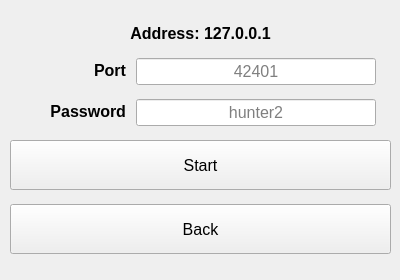
<?xml version="1.0" encoding="UTF-8"?>
<ui version="4.0">
 <class>HostStart</class>
 <widget class="QWidget" name="HostStart">
  <property name="geometry">
   <rect>
    <x>0</x>
    <y>0</y>
    <width>400</width>
    <height>280</height>
   </rect>
  </property>
  <property name="sizePolicy">
   <sizepolicy hsizetype="Fixed" vsizetype="Fixed">
    <horstretch>0</horstretch>
    <verstretch>0</verstretch>
   </sizepolicy>
  </property>
  <property name="minimumSize">
   <size>
    <width>400</width>
    <height>280</height>
   </size>
  </property>
  <property name="windowTitle">
   <string>IshtarSync</string>
  </property>
  <property name="styleSheet">
   <string notr="true">QWidget {
	font: 12pt &quot;Arial&quot;;
}
QLabel {
	font: bold 12pt &quot;Arial&quot;;
}
</string>
  </property>
  <widget class="QWidget" name="verticalLayoutWidget">
   <property name="geometry">
    <rect>
     <x>10</x>
     <y>10</y>
     <width>381</width>
     <height>261</height>
    </rect>
   </property>
   <layout class="QVBoxLayout" name="host_start_layout">
    <property name="spacing">
     <number>0</number>
    </property>
    <item>
     <layout class="QHBoxLayout" name="address_layout">
      <property name="spacing">
       <number>0</number>
      </property>
      <property name="topMargin">
       <number>0</number>
      </property>
      <property name="rightMargin">
       <number>0</number>
      </property>
      <item>
       <widget class="QLabel" name="address">
        <property name="maximumSize">
         <size>
          <width>16777215</width>
          <height>20</height>
         </size>
        </property>
        <property name="font">
         <font>
          <family>Arial</family>
          <pointsize>12</pointsize>
          <weight>75</weight>
          <italic>false</italic>
          <bold>true</bold>
         </font>
        </property>
        <property name="text">
         <string>&lt;html&gt;&lt;head/&gt;&lt;body&gt;&lt;p&gt;&lt;span&gt;Address: 127.0.0.1&lt;/span&gt;&lt;/p&gt;&lt;/body&gt;&lt;/html&gt;</string>
        </property>
        <property name="alignment">
         <set>Qt::AlignCenter</set>
        </property>
       </widget>
      </item>
     </layout>
    </item>
    <item>
     <layout class="QHBoxLayout" name="port_layout">
      <property name="spacing">
       <number>10</number>
      </property>
      <property name="topMargin">
       <number>0</number>
      </property>
      <property name="rightMargin">
       <number>15</number>
      </property>
      <item>
       <widget class="QLabel" name="port_label">
        <property name="maximumSize">
         <size>
          <width>16777215</width>
          <height>20</height>
         </size>
        </property>
        <property name="font">
         <font>
          <family>Arial</family>
          <pointsize>12</pointsize>
          <weight>75</weight>
          <italic>false</italic>
          <bold>true</bold>
         </font>
        </property>
        <property name="text">
         <string>&lt;html&gt;&lt;head/&gt;&lt;body&gt;&lt;p&gt;Port&lt;/p&gt;&lt;/body&gt;&lt;/html&gt;</string>
        </property>
        <property name="alignment">
         <set>Qt::AlignRight|Qt::AlignTrailing|Qt::AlignVCenter</set>
        </property>
        <property name="wordWrap">
         <bool>false</bool>
        </property>
       </widget>
      </item>
      <item>
       <widget class="QLineEdit" name="port">
        <property name="sizePolicy">
         <sizepolicy hsizetype="Fixed" vsizetype="Fixed">
          <horstretch>0</horstretch>
          <verstretch>0</verstretch>
         </sizepolicy>
        </property>
        <property name="minimumSize">
         <size>
          <width>240</width>
          <height>0</height>
         </size>
        </property>
        <property name="baseSize">
         <size>
          <width>0</width>
          <height>0</height>
         </size>
        </property>
        <property name="font">
         <font>
          <family>Arial</family>
          <pointsize>12</pointsize>
          <weight>50</weight>
          <italic>false</italic>
          <bold>false</bold>
         </font>
        </property>
        <property name="text">
         <string/>
        </property>
        <property name="maxLength">
         <number>2000</number>
        </property>
        <property name="alignment">
         <set>Qt::AlignCenter</set>
        </property>
        <property name="placeholderText">
         <string>42401</string>
        </property>
       </widget>
      </item>
     </layout>
    </item>
    <item>
     <layout class="QHBoxLayout" name="password_layout">
      <property name="spacing">
       <number>10</number>
      </property>
      <property name="topMargin">
       <number>0</number>
      </property>
      <property name="rightMargin">
       <number>15</number>
      </property>
      <item>
       <widget class="QLabel" name="password_label">
        <property name="maximumSize">
         <size>
          <width>16777215</width>
          <height>20</height>
         </size>
        </property>
        <property name="font">
         <font>
          <family>Arial</family>
          <pointsize>12</pointsize>
          <weight>75</weight>
          <italic>false</italic>
          <bold>true</bold>
         </font>
        </property>
        <property name="text">
         <string>&lt;html&gt;&lt;head/&gt;&lt;body&gt;&lt;p&gt;Password&lt;/p&gt;&lt;/body&gt;&lt;/html&gt;</string>
        </property>
        <property name="alignment">
         <set>Qt::AlignRight|Qt::AlignTrailing|Qt::AlignVCenter</set>
        </property>
       </widget>
      </item>
      <item>
       <widget class="QLineEdit" name="password">
        <property name="sizePolicy">
         <sizepolicy hsizetype="Fixed" vsizetype="Fixed">
          <horstretch>0</horstretch>
          <verstretch>0</verstretch>
         </sizepolicy>
        </property>
        <property name="minimumSize">
         <size>
          <width>240</width>
          <height>0</height>
         </size>
        </property>
        <property name="baseSize">
         <size>
          <width>0</width>
          <height>0</height>
         </size>
        </property>
        <property name="font">
         <font>
          <family>Arial</family>
          <pointsize>12</pointsize>
          <weight>50</weight>
          <italic>false</italic>
          <bold>false</bold>
         </font>
        </property>
        <property name="text">
         <string/>
        </property>
        <property name="maxLength">
         <number>25</number>
        </property>
        <property name="echoMode">
         <enum>QLineEdit::Password</enum>
        </property>
        <property name="alignment">
         <set>Qt::AlignCenter</set>
        </property>
        <property name="placeholderText">
         <string>hunter2</string>
        </property>
       </widget>
      </item>
     </layout>
    </item>
    <item>
     <widget class="QPushButton" name="start">
      <property name="minimumSize">
       <size>
        <width>0</width>
        <height>50</height>
       </size>
      </property>
      <property name="font">
       <font>
        <family>Arial</family>
        <pointsize>12</pointsize>
        <weight>50</weight>
        <italic>false</italic>
        <bold>false</bold>
       </font>
      </property>
      <property name="text">
       <string>Start</string>
      </property>
     </widget>
    </item>
    <item>
     <widget class="QPushButton" name="back">
      <property name="minimumSize">
       <size>
        <width>0</width>
        <height>50</height>
       </size>
      </property>
      <property name="font">
       <font>
        <family>Arial</family>
        <pointsize>12</pointsize>
        <weight>50</weight>
        <italic>false</italic>
        <bold>false</bold>
       </font>
      </property>
      <property name="text">
       <string>Back</string>
      </property>
     </widget>
    </item>
   </layout>
  </widget>
 </widget>
 <resources/>
 <connections/>
</ui>
